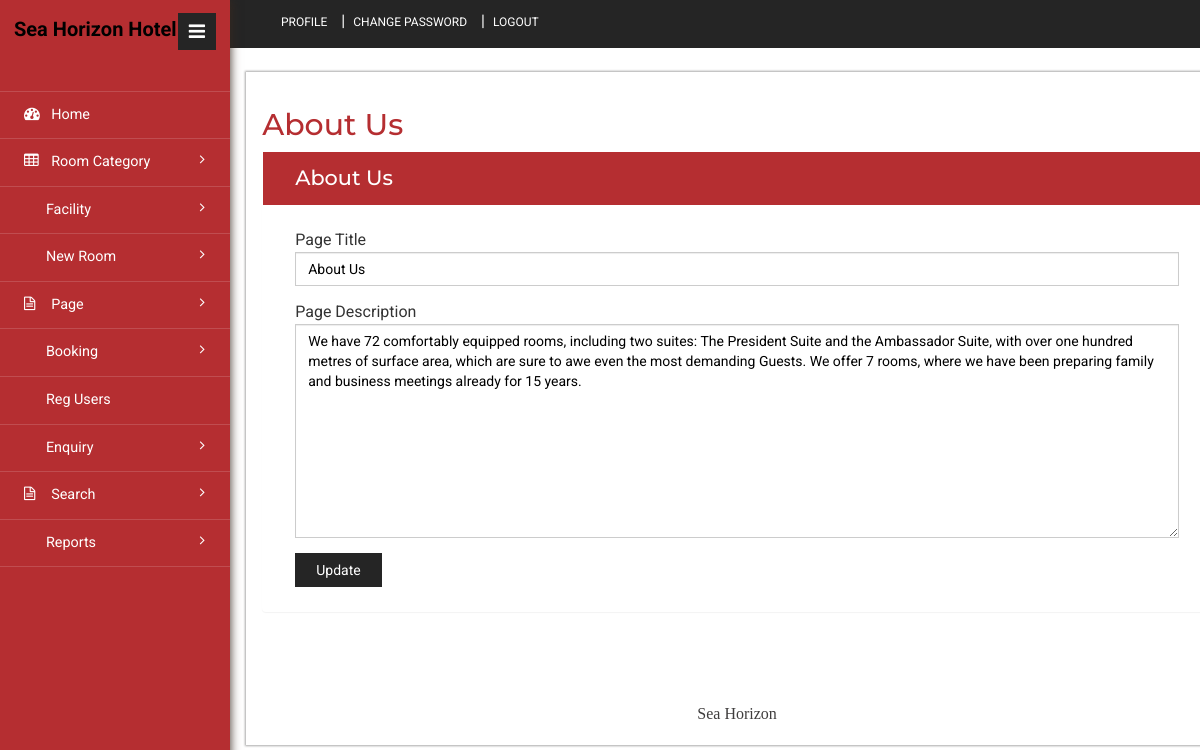
Screenshot of /hbms/admin/aboutus.php (signed in) with the database file from the repository.
### tables this page shows
CREATE TABLE `tblpage` (
  `ID` int(10) NOT NULL,
  `PageType` varchar(120) DEFAULT NULL,
  `PageTitle` varchar(200) DEFAULT NULL,
  `PageDescription` mediumtext DEFAULT NULL,
  `Email` varchar(120) DEFAULT NULL,
  `MobileNumber` bigint(10) DEFAULT NULL,
  `UpdationDate` timestamp NULL DEFAULT NULL ON UPDATE current_timestamp()
);

### hbms/admin/aboutus.php (the view, shortened to what this page needs)
<?php
include('includes/dbconnection.php');
if (strlen($_SESSION['hbmsaid'] == 0)) {
	header('location:logout.php');
} else {
?>
	<!DOCTYPE HTML>
	<html>
	<head>
		<link href="css/bootstrap.min.css" rel='stylesheet' type='text/css' />
		<link href="css/style.css" rel='stylesheet' type='text/css' />
		<link href="css/font-awesome.css" rel="stylesheet">
		<link rel="stylesheet" href="css/icon-font.min.css" type='text/css' />
	</head>
	<body>
		<div class="page-container">
			<div class="left-content">
				<div class="inner-content">
					<?php include_once('includes/header.php'); ?>
					<div class="content">
						<div class="women_main">
							<div class="grids">
								<div class="progressbar-heading grids-heading">
									<h2>About Us</h2>
								</div>
								<div class="panel panel-widget forms-panel">
									<div class="forms">
										<div class="form-grids widget-shadow" data-example-id="basic-forms">
											<div class="form-title">
												<h4>About Us</h4>
											</div>
											<div class="form-body">
												<form method="post" enctype="multipart/form-data">
													<?php
													$sql = "SELECT * from  tblpage where PageType='aboutus'";
													$query = $dbh->prepare($sql);
													$query->execute();
													$results = $query->fetchAll(PDO::FETCH_OBJ);
													if ($query->rowCount() > 0) {
														foreach ($results as $row) {               ?>
															<div class="form-group"> <label for="exampleInputEmail1">Page Title</label> <input type="text" name="pagetitle" id="pagetitle" required="true" value="<?php echo $row->PageTitle; ?>" class="form-control"> </div>
															<div class="form-group"> <label for="exampleInputEmail1">Page Description</label>
																<textarea type="text" name="pagedes" id="pagedes" required="true" class="form-control" rows="10"><?php echo $row->PageDescription; ?></textarea>
															</div>
													<?php $cnt = $cnt + 1;
														}
													} ?>
													<button type="submit" class="btn btn-default" name="submit">Update</button>
												</form>
											</div>
										</div>
									</div>
								</div>
							</div>
							<?php include_once('includes/footer.php'); ?>
						</div>
					</div>
				</div>
			</div>
			<?php include_once('includes/sidebar.php'); ?>
		</div>
	</body>
	</html><?php }  ?>

### rows the page displays
tblpage: pagetitle "About Us", pagedes "We have 72 comfortably equipped rooms, including two suites: The President Suite and the Ambassador Suite, with over one hundred metres of surface area, which are sure to awe even the most demanding Guests. We offer 7 rooms, where we have been preparing family and business meetings already for 15 years."
